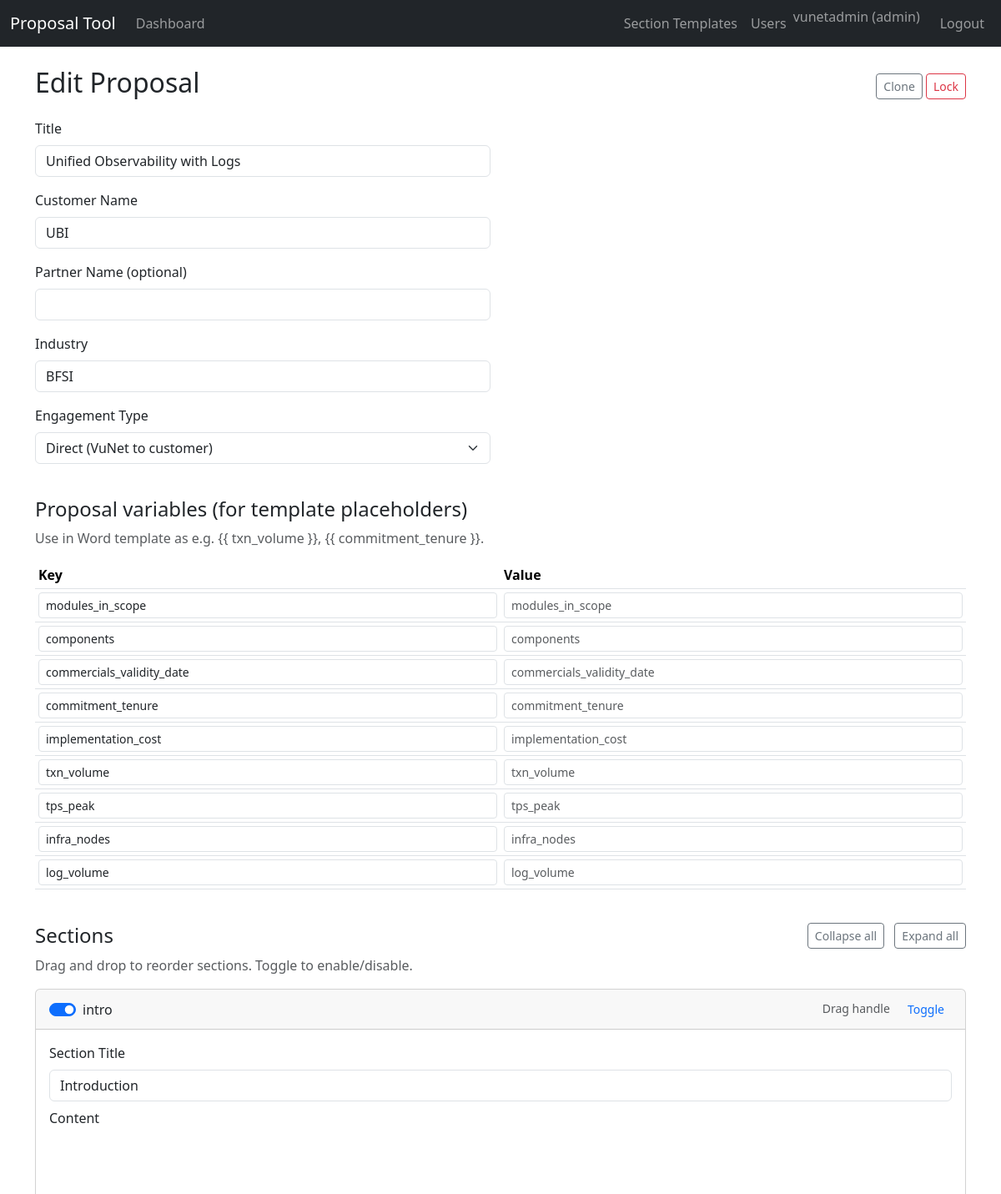
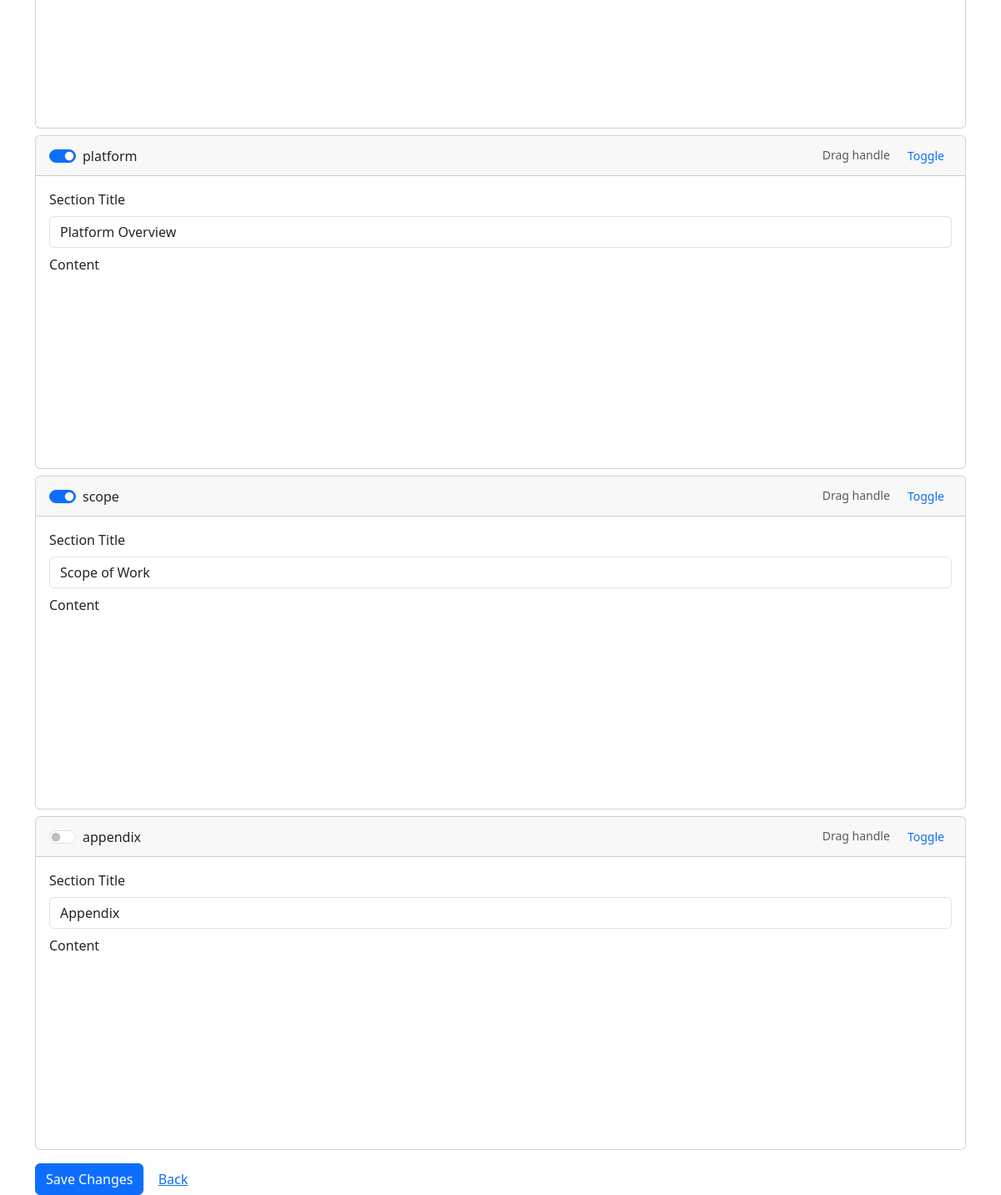
Screenshot of /proposals/1/edit (signed in) with the database file from the repository (2 pictures, top to bottom).
### app/models.py (models this page shows, shortened)
class User(UserMixin, db.Model):
    __tablename__ = "users"
    id = db.Column(db.Integer, primary_key=True)
    name = db.Column(db.String(120), nullable=False)
    email = db.Column(db.String(255), unique=True, nullable=False, index=True)
    password_hash = db.Column(db.String(255), nullable=False)
    role = db.Column(db.String(32), nullable=False, default="presales")  # admin / presales
    created_at = db.Column(db.DateTime, default=datetime.utcnow)
    is_active = db.Column(db.Boolean, default=True)
    proposals = db.relationship("Proposal", back_populates="creator", lazy="dynamic")
    def is_admin(self) -> bool:
        return self.role == "admin"

class Proposal(db.Model):
    __tablename__ = "proposals"
    id = db.Column(db.Integer, primary_key=True)
    title = db.Column(db.String(255), nullable=False)
    customer_name = db.Column(db.String(255), nullable=False)
    partner_name = db.Column(db.String(255))
    industry = db.Column(db.String(255))
    status = db.Column(db.String(32), default="draft")  # draft / locked
    engagement_type = db.Column(db.String(32), default=ENGAGEMENT_DIRECT, nullable=False)  # DIRECT | PARTNER_LED
    created_by = db.Column(db.Integer, db.ForeignKey("users.id"), nullable=False)
    created_at = db.Column(db.DateTime, default=datetime.utcnow)
    updated_at = db.Column(
        db.DateTime, default=datetime.utcnow, onupdate=datetime.utcnow
    )
    creator = db.relationship("User", back_populates="proposals")
    sections = db.relationship(
        "ProposalSection",
        back_populates="proposal",
        cascade="all, delete-orphan",
        order_by="ProposalSection.order_index",
    )
    features = db.relationship(
        "ProposalFeature",
        back_populates="proposal",
        cascade="all, delete-orphan",
        order_by="ProposalFeature.order_index",
    )
    generated_files = db.relationship(
        "GeneratedFile",
        back_populates="proposal",
        cascade="all, delete-orphan",
        order_by="GeneratedFile.generated_at.desc()",
    )
    variables = db.relationship(
        "ProposalVariable",
        back_populates="proposal",
        cascade="all, delete-orphan",
    )

class ProposalSection(db.Model):
    __tablename__ = "proposal_sections"
    id = db.Column(db.Integer, primary_key=True)
    proposal_id = db.Column(db.Integer, db.ForeignKey("proposals.id"), nullable=False)
    section_key = db.Column(db.String(64), nullable=False)
    title = db.Column(db.String(255), nullable=False)
    content = db.Column(db.Text)  # rich text HTML
    order_index = db.Column(db.Integer, nullable=False, default=0)
    is_enabled = db.Column(db.Boolean, default=True)
    proposal = db.relationship("Proposal", back_populates="sections")

### app/proposals/routes.py (the view, shortened to what this page needs)
@proposals_bp.route("/<int:proposal_id>/edit", methods=["GET", "POST"])
@login_required
def edit(proposal_id):
    proposal = _get_proposal_or_404(proposal_id)
    if proposal.status == "locked" and not current_user.is_admin():
        flash("This proposal is locked and cannot be edited.", "warning")
        return redirect(url_for("proposals.view", proposal_id=proposal.id))
    sections = ProposalSection.query.filter_by(proposal_id=proposal.id).order_by(
        ProposalSection.order_index
    )
    features = ProposalFeature.query.filter_by(proposal_id=proposal.id).order_by(
        ProposalFeature.order_index
    )
    from ..constants import STANDARD_PROPOSAL_VARIABLE_KEYS
    variables_dict = {pv.variable_key: pv.variable_value for pv in proposal.variables}
    all_variable_keys = list(STANDARD_PROPOSAL_VARIABLE_KEYS) + [
        k for k in variables_dict if k not in STANDARD_PROPOSAL_VARIABLE_KEYS
    ]
    return render_template(
        "proposals/edit.html",
        proposal=proposal,
        sections=sections,
        features=features,
        variable_keys=all_variable_keys,
        variables_dict=variables_dict,
        standard_variable_keys=STANDARD_PROPOSAL_VARIABLE_KEYS,
    )

### app/proposals/routes.py (called while the page is built)
def _get_proposal_or_404(proposal_id: int) -> Proposal:
    proposal = Proposal.query.get_or_404(proposal_id)
    return proposal

### app/templates/proposals/edit.html (shortened to what this page needs)
{% extends "base.html" %}
{% block content %}
<div class="d-flex justify-content-between align-items-center mb-3">
  <h2>Edit Proposal</h2>
  <div>
    <form method="post" action="{{ url_for('proposals.clone', proposal_id=proposal.id) }}" class="d-inline">
      <button class="btn btn-outline-secondary btn-sm" type="submit">Clone</button>
    </form>
    {% if current_user.is_admin() %}
      {% if proposal.status == 'draft' %}
        <form method="post" action="{{ url_for('proposals.lock', proposal_id=proposal.id) }}" class="d-inline">
          <button class="btn btn-outline-danger btn-sm" type="submit">Lock</button>
        </form>
      {% else %}
        <form method="post" action="{{ url_for('proposals.unlock', proposal_id=proposal.id) }}" class="d-inline">
          <button class="btn btn-outline-warning btn-sm" type="submit">Unlock</button>
        </form>
      {% endif %}
    {% endif %}
  </div>
</div>
<form method="post">
  <div class="row mb-4">
    <div class="col-md-6">
      <div class="mb-3">
        <label class="form-label" for="title">Title</label>
        <input type="text" class="form-control" id="title" name="title" value="{{ proposal.title }}" required>
      </div>
      <div class="mb-3">
        <label class="form-label" for="customer_name">Customer Name</label>
        <input type="text" class="form-control" id="customer_name" name="customer_name" value="{{ proposal.customer_name }}" required>
      </div>
      <div class="mb-3">
        <label class="form-label" for="partner_name">Partner Name (optional)</label>
        <input type="text" class="form-control" id="partner_name" name="partner_name" value="{{ proposal.partner_name or '' }}">
      </div>
      <div class="mb-3">
        <label class="form-label" for="industry">Industry</label>
        <input type="text" class="form-control" id="industry" name="industry" value="{{ proposal.industry or '' }}">
      </div>
      <div class="mb-3">
        <label class="form-label" for="engagement_type">Engagement Type</label>
        <select class="form-select" id="engagement_type" name="engagement_type">
          <option value="DIRECT" {% if proposal.engagement_type == 'DIRECT' %}selected{% endif %}>Direct (VuNet to customer)</option>
        </select>
      </div>
    </div>
  </div>
  <h4 class="mb-2">Proposal variables (for template placeholders)</h4>
  <p class="text-muted">Use in Word template as e.g. {{ '{{ txn_volume }}' }}, {{ '{{ commitment_tenure }}' }}.</p>
  <div class="table-responsive mb-4">
    <table class="table table-sm">
      <thead><tr><th>Key</th><th>Value</th></tr></thead>
      <tbody>
        {% for key in variable_keys %}
          <tr>
            <td><input type="text" class="form-control form-control-sm" name="variable_key" value="{{ key }}" {% if key in standard_variable_keys %}readonly{% endif %}></td>
            <td><input type="text" class="form-control form-control-sm" name="variable_value" value="{{ variables_dict.get(key, '') }}" placeholder="{{ key }}"></td>
          </tr>
        {% endfor %}
      </tbody>
    </table>
  </div>
  <div class="d-flex justify-content-between align-items-center mb-2">
    <h4 class="mb-0">Sections</h4>
    <div>
      <button type="button" class="btn btn-sm btn-outline-secondary me-2" id="collapse-all-sections-btn">Collapse all</button>
      <button type="button" class="btn btn-sm btn-outline-secondary" id="expand-all-sections-btn">Expand all</button>
    </div>
  </div>
  <p class="text-muted">Drag and drop to reorder sections. Toggle to enable/disable.</p>
  <div id="sections-list">
    {% for section in sections %}
      <div class="card mb-2" data-section-id="{{ section.id }}">
        <div class="card-header d-flex justify-content-between align-items-center">
          <div class="form-check form-switch mb-0">
            <input class="form-check-input" type="checkbox" id="section_enabled_{{ section.id }}" name="section_enabled_{{ section.id }}" {% if section.is_enabled %}checked{% endif %}>
            <label class="form-check-label" for="section_enabled_{{ section.id }}">{{ section.section_key }}</label>
          </div>
          <div>
            <span class="text-muted small me-2">Drag handle</span>
            <button class="btn btn-sm btn-link text-decoration-none toggle-section" type="button"
                    data-bs-toggle="collapse" data-bs-target="#section-body-{{ section.id }}">
              Toggle
            </button>
          </div>
        </div>
        <div class="card-body collapse show" id="section-body-{{ section.id }}">
          <div class="mb-2">
            <label class="form-label">Section Title</label>
            <input type="text" class="form-control" name="section_title_{{ section.id }}" value="{{ section.title }}">
          </div>
          <div class="mb-2">
            <label class="form-label">Content</label>
            <div data-quill-editor data-target-textarea-id="section_content_{{ section.id }}" style="height: 200px;"></div>
          </div>
        </div>
      </div>
    {% endfor %}
  </div>
  <div class="mt-3">
    <button type="submit" class="btn btn-primary">Save Changes</button>
    <a href="{{ url_for('proposals.view', proposal_id=proposal.id) }}" class="btn btn-link">Back</a>
  </div>
</form>
{% endblock %}

### app/templates/base.html (shortened to what this page needs)
<!doctype html>
<html lang="en">
  <head>
    <link href="https://cdn.jsdelivr.net/npm/bootstrap@5.3.3/dist/css/bootstrap.min.css" rel="stylesheet">
    <link href="https://cdn.jsdelivr.net/npm/quill@2.0.2/dist/quill.snow.css" rel="stylesheet">
  </head>
  <body>
    <nav class="navbar navbar-expand-lg navbar-dark bg-dark mb-4">
      <div class="container-fluid">
        <a class="navbar-brand" href="{{ url_for('proposals.dashboard') }}">Proposal Tool</a>
        <div class="collapse navbar-collapse">
          <ul class="navbar-nav me-auto">
            {% if current_user.is_authenticated %}
              <li class="nav-item">
                <a class="nav-link" href="{{ url_for('proposals.dashboard') }}">Dashboard</a>
              </li>
            {% endif %}
          </ul>
          <ul class="navbar-nav ms-auto">
            {% if current_user.is_authenticated %}
              {% if current_user.is_admin() %}
                <li class="nav-item">
                  <a class="nav-link" href="{{ url_for('admin.manage_sections') }}">Section Templates</a>
                </li>
                <li class="nav-item">
                  <a class="nav-link" href="{{ url_for('admin.manage_users') }}">Users</a>
                </li>
              {% endif %}
              <li class="nav-item">
                <span class="navbar-text me-3">{{ current_user.name }} ({{ current_user.role }})</span>
              </li>
              <li class="nav-item">
                <a class="nav-link" href="{{ url_for('auth.logout') }}">Logout</a>
              </li>
            {% endif %}
          </ul>
        </div>
      </div>
    </nav>
    <main class="container">
      {% block content %}{% endblock %}
    </main>
  </body>
  </html>

### rows the page displays
User: name "vunetadmin", role "admin"
Proposal: title "Unified Observability with Logs", customer_name "UBI", industry "BFSI", engagement_type "Direct (VuNet to customer)"
ProposalSection: is_enabled "☑", section_key "intro", title "Introduction"
ProposalSection: is_enabled "☑", section_key "platform", title "Platform Overview", {{ section.id }} 2 (drawn)
ProposalSection: is_enabled "☑", section_key "scope", title "Scope of Work"
ProposalSection: section_key "appendix", title "Appendix"

### other values shown
{{ '{{ txn_volume }}' }} "{{ txn_volume }}"
{{ '{{ commitment_tenure }}' }} "{{ commitment_tenure }}"
